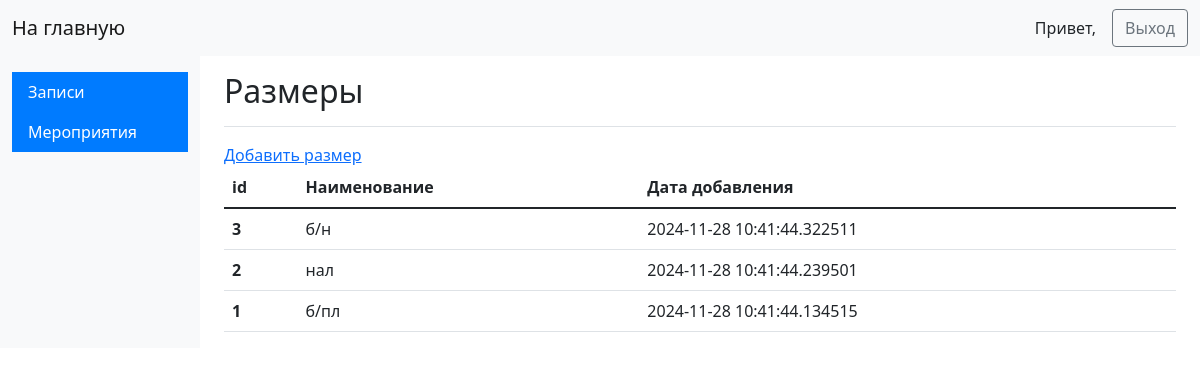
The app's page /admin/sizes (signed in) with its own data.
### app.py (models this page shows)
class Size(db.Model):
    size_id = db.Column(db.Integer, primary_key=True)
    size_name = db.Column(db.String(60), nullable=False)
    created_on = db.Column(db.DateTime(), default=datetime.utcnow)

### app.py (the view)
@app.route('/admin/sizes', methods = ['GET'])
def sizes():
    if 'username' not in session:
        return redirect('/admin')
    else:
        sizes = Size.query.order_by(desc(Size.created_on)).all()
        return render_template('sizes.html', sizes=sizes)

### app.py (called while the page is built)
@login.user_loader
def load_user(id):
    return db.session.get(Admin, int(id))

### templates/sizes.html
{% extends 'base_admin.html' %}
{% block content %}
        <main class="col-md-9 ms-sm-auto col-lg-10 px-md-4">
            <div class="d-flex justify-content-between flex-wrap flex-md-nowrap align-items-center pt-3 pb-2 mb-3 border-bottom">
                <h1 class="h2">Размеры</h1>
            </div>
            <a href="/admin/sizes/add">Добавить размер</a>
            <table class="table">
              <thead class="thead-dark">
                <tr>
                  <th scope="col">id</th>
                  <th scope="col">Наименование</th>
                  <th scope="col">Дата добавления</th>
                </tr>
              </thead>
              <tbody>
                {% for size in sizes %}
                    <tr>
                      <th scope="row">{{ size.size_id }}</th>
                      <td>{{ size.size_name }}</td>
                      <td>{{ size.created_on }}</td>
                    </tr>
                {% endfor %}
              </tbody>
            </table>
{% endblock %}

### records on screen
Size: size_id "3", size_name "б/н", created_on "2024-11-28 10:41:44.322511"
Size: size_id "2", size_name "нал", created_on "2024-11-28 10:41:44.239501"
Size: size_id "1", size_name "б/пл", created_on "2024-11-28 10:41:44.134515"
